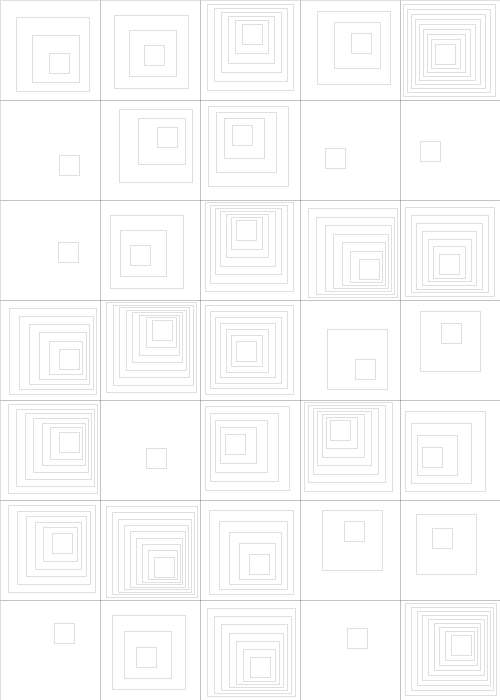
Frame 1 (no input)
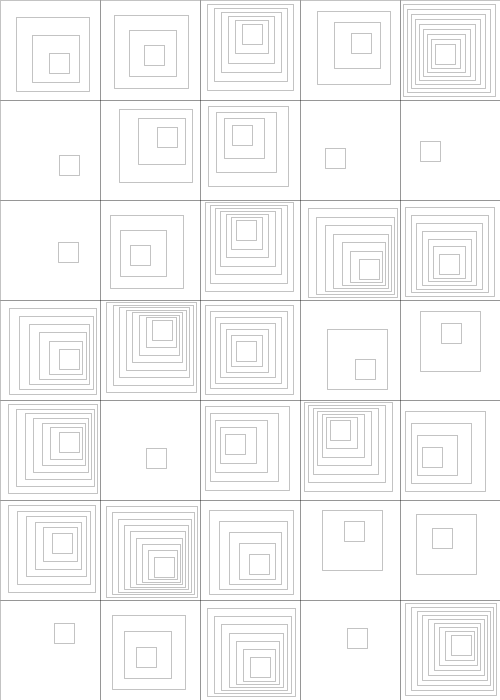
Frame 2 (the mouse pressed at the canvas centre, redrawn once)

The Processing sketch that drew these frames (run headless with seeded random() and noise(); the mouse was pressed at the canvas centre and the sketch redrawn once):

// Processing sketch: RandomSquares
// ── RandomSquares.pde
/*
 methods:
 1. vernacular
   preserve the spirit of the image
   least work
   but the influence of the original tool is lost
 2. rosetta
   preserve the spirit of the code itself
   connects old languages to new languages
 3. revival
   write a parser to run the original code
   most work
   preserves everything but the output medium (plotter)
*/

/*
// JOB
// FOR RDMSQ
*NONPROCESS PROGRAM
*ONE WORD INTEGERS
*LIST SOURCE PROGRAM
*INCS(CARD,1443 PRINTER)
C******************PROGRAMMED FOR COMPUTER GRAPHICS AND ART BY BILL KULOMYJEC
      DIMENSION A(4,2),B(4,2),AA(4,2),BB(4,2)
C                  PROVIDE MEMORY FOR 2 SETS OF SQUARES, RANDOMIZE
      CALL RANST
C                  DEFINE VARIABLES
      NUMX=5
      NUMY=7
C                  BSS=THE SIZE OF THE SIDE OF THE SQUARE, SSPCT=THE PERCENT
C                  OF THE SIZE OF THE INSIDE SQUARE
      BSS=1.25
      SSPCT=0.20
      HFBSS=BSS/2.0
C                  VLIMIT IS THE MAXIMUM AMOUNT THE INNER SQUARE MAY VARY
      VLIMT=HFBSS-(BSS*SSPCT/2.0)
C                  SET UP CORNERS OF BIG SQUARE
      A(1,1)= HFBSS
      A(1,2)= HFBSS
      A(2,1)=-HFBSS
      A(2,2)= HFBSS
      A(3,1)=-HFBSS
      A(3,2)=-HFBSS
      A(4,1)= HFBSS
      A(4,2)=-HFBSS
C                  SCALE DOWN SMALL SQUARE BY SSPCT
      DO 100 J=1,4
      DO 100 K=1,2
  100 B(J,K)=A(J,K)*SSPCT
C                  INITIALIZE PLOTTER
      CALL HYPLT (0.,0.,0)
C                  BEGIN DRAWING RANDOM SQUARE MODULES
      DO 200 J=1,NUMY
      YC=FLOAT(J-1)*BSS
      DO 200 K=1,NUMX
      XC=FLOAT(K-1)*BSS
C                  ADJUST OUTER SQUARE TO RELATIVE LOCATION
      DO 201  L=1,4
      AA(L,1)=A(L,1)+XC
      AA(L,2)=A(L,2)+YC
  201 CONTINUE
C                  DETERMINE X AND Y VARIANCE BASED ON VLIMT
      XVAR=RANF(0)*VLIMT-(VLIMT/2.0)
      YVAR=RANF(0)*VLIMT-(VLIMT/2.0)
C                  ADJUST INNER SQUARE TO RELATIVE LOCATION, ADD VARIANCE
      DO 202 M=1,4
      BB(M,1)=B(M,1)+XVAR+XC
      BB(M,2)=B(M,2)+YVAR+YC
  202 CONTINUE
C                  DETERMINE RANDOM NUMBER OF INTERVALS (BETWEEN 2 AND 10)
      NSPCS=9*RANF(D)+2
C                  PLOT EACH MODULE
      DO 203 N=1,NSPCS
C                  P CALCULATES RELATIVE SPACING ON NSPCS
      P=FLOAT(N-1)/(NSPCS-1)
      X=AA(4,1)+P*(BB(4,1)-AA(4,1))
      Y=AA(4,2)+P*(BB(4,2)-AA(4,2))
C                  MOVE THE PEN TO THE LAST CORNER OF THE SQUARE
      CALL HYPLT (X,Y,2)
C                  PLOT INTERMEDIATE SQUARES
      DO 300 I=1,4
      X=AA(I,1)+P*(BB(I,1)-AA(I,1))
      Y=AA(I,2)+P*(BB(I,2)-AA(I,2))
  300 CALL HYPLT (X,Y,1)
  203 CONTINUE
  200 CONTINUE
C                  TERMINATE
      CALL HYPLT (0.,0.,-1)
      CALL EXIT
      END

FEATURES SUPPORTED
 NONPROCESS
 ONE WORD INTEGERS
 INCS

CORE REQUIREMENTS FOR RDMSQ
 COMMON    O  INSKEL COMMON    0  VARIABLES    110  PROGRAM    444
*/

void setup() {
  size(500, 700);
  background(255);
  noLoop();
}

void draw() {
  //vernacular();
  rosetta();
}

// ── Rosetta.pde
/*
 translation notes:
 * BASIC uses 1-indexed arrays, Java uses 0-indexed arrays
 * lines with  //? have no corollary in this environment
 * with a few exceptions, there is no decorative whitespace in the original code
 * RANF(0) corresponds to random(1)
 * the HYPLT plotter interface is replaced with beginShape/endShape helper functions
*/

void rosetta() {
  // ******************PROGRAMMED FOR COMPUTER GRAPHICS AND ART BY BILL KULOMYJEC
  float[][]
    A = new float[4][2],
    B = new float[4][2],
    AA = new float[4][2],
    BB = new float[4][2];
  // PROVIDE MEMORY FOR 2 SETS OF SQUARES, RANDOMIZE
  randomSeed(0); //CALL RANST
  // DEFINE VARIABLES
  int NUMX=5;
  int NUMY=7;
  // BSS=THE SIZE OF THE SIDE OF THE SQUARE, SSPCT=THE PERCENT
  // OF THE SIZE OF THE INSIDE SQUARE
  float BSS=1.25;
  float SSPCT=0.20;
  float HFBSS=BSS/2.0;
  // VLIMIT IS THE MAXIMUM AMOUNT THE INNER SQUARE MAY VARY
  float VLIMT=HFBSS-(BSS*SSPCT/2.0);
  // SET UP CORNERS OF BIG SQUARE
  A[0][0]= HFBSS;
  A[0][1]= HFBSS;
  A[1][0]=-HFBSS;
  A[1][1]= HFBSS;
  A[2][0]=-HFBSS;
  A[2][1]=-HFBSS;
  A[3][0]= HFBSS;
  A[3][1]=-HFBSS;
  // SCALE DOWN SMALL SQUARE BY SSPCT
  for(int J=0;J<4;J++) {
    for(int K=0;K<2;K++) {
      B[J][K]=A[J][K]*SSPCT;
    }
  }
  // INITIALIZE PLOTTER
  HYPLT(0.,0.,0);
  // BEGIN DRAWING RANDOM SQUARE MODULES
  for(int J=0;J<NUMY;J++) {
    float YC=float(J)*BSS;
    for(int K=0;K<NUMX;K++) {
      float XC=float(K)*BSS;
      // ADJUST OUTER SQUARE TO RELATIVE LOCATION
      for(int L=0;L<4;L++) {
        AA[L][0]=A[L][0]+XC;
        AA[L][1]=A[L][1]+YC;
      }
      // DETERMINE X AND Y VARIANCE BASED ON VLIMT
      float XVAR=random(1)*VLIMT-(VLIMT/2.0);
      float YVAR=random(1)*VLIMT-(VLIMT/2.0);
      // ADJUST INNER SQUARE TO RELATIVE LOCATION, ADD VARIANCE
      for(int M=0;M<4;M++) {
        BB[M][0]=B[M][0]+XVAR+XC;
        BB[M][1]=B[M][1]+YVAR+YC;
      }
      // DETERMINE RANDOM NUMBER OF INTERVALS (BETWEEN 2 AND 10)
      int NSPCS=int(9*random(1)+2);
      // PLOT EACH MODULE
      for(int N=0;N<NSPCS;N++) {
        // P CALCULATES RELATIVE SPACING ON NSPCS
        float P=float(N)/(NSPCS-1);
        float X=AA[3][0]+P*(BB[3][0]-AA[3][0]);
        float Y=AA[3][1]+P*(BB[3][1]-AA[3][1]);
        // MOVE THE PEN TO THE LAST CORNER OF THE SQUARE
        HYPLT(X,Y,2);
        // PLOT INTERMEDIATE SQUARES
        for(int I=0;I<4;I++) {
          X=AA[I][0]+P*(BB[I][0]-AA[I][0]);
          Y=AA[I][1]+P*(BB[I][1]-AA[I][1]);
          HYPLT(X,Y,1);
        }
      }
    }
  }
  // TERMINATE
  HYPLT(0.,0.,-1);
  // CALL EXIT //?
  // END //?
}

// HYPLT implementation with beginShape/endShape
int plotterState = UP;
void penDown() {
  if(plotterState == UP) {
    noFill();
    beginShape();
    plotterState = DOWN;
  }
}
void penUp() {
  if(plotterState == DOWN) {
    endShape(CLOSE);
    plotterState = UP;
  }
}
void penMove(float x, float y) {
  vertex(x,y);
}
void HYPLT(float x, float y, int mode) {
  if(mode == -1) { // finish
    penUp();
  } else if(mode == 0) { // initialize
    strokeWeight(0);
    noSmooth();
    // original used the range (-0.625, -0.625) to (5.625, 8.15)
    // perhaps in or cm? we use 80x zoom to convert to pixels.
    scale(80, 80);
    translate(.625,.625);
  } else if(mode == 1) { // down + move
    penDown();
    penMove(x, y);
  } else if(mode == 2) { // close/up
    penUp();
  }
}

// ── Vernacular.pde
void vernacular() {
  rectMode(CENTER);
  noFill();
  float side = 100;
  for(int y = 0; y < 7; y++) {
    for(int x = 0; x < 5; x++) {
      int n = int(random(2, 11));
      float ox = random(side / 2) + side / 4;
      float oy = random(side / 2) + side / 4;
      for(int i = 0; i < n; i++) {
        float curSide = map(i, 0, n - 1, .2, 1) * side;
        float cx = x * side + map(i, 0, n - 1, ox, side / 2);
        float cy = y * side + map(i, 0, n - 1, oy, side / 2);
        rect(cx, cy, curSide, curSide);
      }
    }
  }
}
